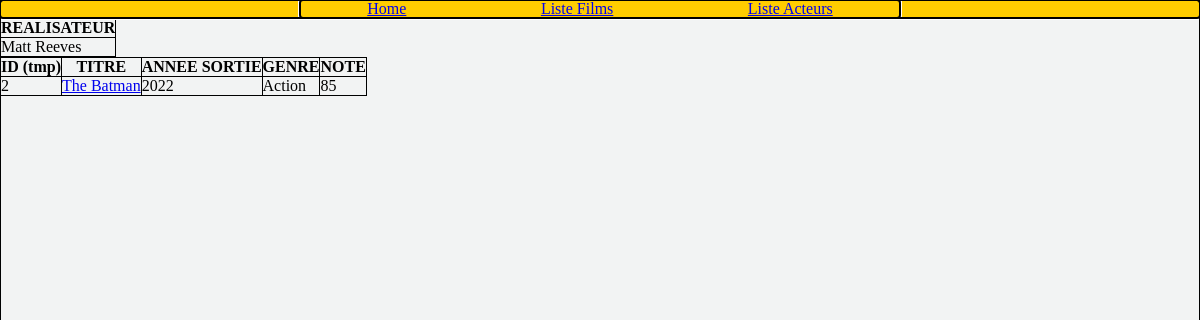
Screenshot of /index.php?action=detailReal&id=2 with the database file from the repository.
### tables this page shows
CREATE TABLE IF NOT EXISTS `film` (
  `id_film` int NOT NULL AUTO_INCREMENT,
  `titre_film` varchar(50) NOT NULL DEFAULT '0',
  `sortie_film` date DEFAULT NULL,
  `duree_film` int NOT NULL DEFAULT '0',
  `resume_film` text,
  `note_film` int NOT NULL DEFAULT '0',
  `url_affiche_film` varchar(255) NOT NULL DEFAULT '0',
  `id_realisateur` int DEFAULT NULL,
  PRIMARY KEY (`id_film`),
  KEY `id_realisateur` (`id_realisateur`),
  CONSTRAINT `FK_film_realisateur` FOREIGN KEY (`id_realisateur`) REFERENCES `realisateur` (`id_realisateur`)
);

CREATE TABLE IF NOT EXISTS `genre` (
  `id_genre` int NOT NULL AUTO_INCREMENT,
  `libelle_genre` varchar(50) NOT NULL DEFAULT '0',
  PRIMARY KEY (`id_genre`)
);

### controller/CinemaController.php (called while the page is built, shortened)
<?php
class CinemaController
{
    public function detailReal($id)
    {
        $pdo = Connect::seConnecter();
        $requeteDetailReal = $pdo->query(
            "SELECT p.prenom_personne, p.nom_personne
            FROM personne p
            INNER JOIN realisateur r ON p.id_personne = r.id_personne
            WHERE r.id_realisateur = $id
            GROUP BY p.id_personne;"
        );
        $filmographie = $pdo->query(
            "SELECT g.id_genre, f.id_film, f.titre_film, YEAR(f.sortie_film) AS sortie_film, g.libelle_genre, f.note_film
            FROM film f
            INNER JOIN realisateur r ON f.id_realisateur = r.id_realisateur
            INNER JOIN appartenir a ON f.id_film = a.id_film
            INNER JOIN genre g ON a.id_genre = g.id_genre
            WHERE r.id_realisateur = $id
            GROUP BY r.id_realisateur, f.id_film, g.id_genre
            ORDER BY f.note_film DESC, sortie_film DESC;"
        );
        require "view/detailReal.php";
    }
}

### view/detailReal.php (the view, shortened to what this page needs)
<?php $real = $requeteDetailReal->fetch(); ?>
<table class="uk-table uk-table-striped" style="border: 1px solid black; border-collapse: collapse;">
    <thead>
        <tr>
            <th style="border: 1px solid black;">REALISATEUR</th>
        </tr>
    </thead>
    <tbody>
        <tr>
            <td style="border: 1px solid black;"><?= $real["prenom_personne"] ?> <?= $real["nom_personne"] ?></td>
        </tr>
    </tbody>
</table>
<?php $films = $filmographie->fetchAll() ?>
<table class="uk-table uk-table-striped" style="border: 1px solid black; border-collapse: collapse;">
    <thead>
        <tr>
            <th style="border: 1px solid black;">ID (tmp)</th>
            <th style="border: 1px solid black;">TITRE</th>
            <th style="border: 1px solid black;">ANNEE SORTIE</th>
            <th style="border: 1px solid black;">GENRE</th>
            <th style="border: 1px solid black;">NOTE</th>
        </tr>
    </thead>
    <tbody>
        <?php foreach ($films as $film) { ?>
            <tr>
                <td style="border: 1px solid black;"><?= $film["id_film"] ?></td>
                <td style="border: 1px solid black;"><a href="index.php?action=detailFilm&id=<?= $film["id_film"] ?>"><?= $film["titre_film"] ?></a></td>
                <td style="border: 1px solid black;"><?= $film["sortie_film"] ?></td>
                <td style="border: 1px solid black;"><?= $film["libelle_genre"] ?></td>
                <td style="border: 1px solid black;"><?= $film["note_film"] ?></td>
            </tr>
        <?php } ?>
    </tbody>
</table>
<?php
require "view/template.php";

### public/css/style.css (style rules this page uses)
* { margin: 0; padding: 0; box-sizing: border-box; }
:root { --main-header-background-color: #ffcd00; --main-body-background-color: #f2f3f3; --affiche-font-color: #fafafa; --main-font-family: Arial, Helvetica, sans-serif; }

### rows the page displays
film: id_film "2", titre_film "The Batman", sortie_film "2022", genre.libelle_genre "Action", note_film "85"

### other values shown
$real["prenom_personne"] "Matt"
$real["nom_personne"] "Reeves"
